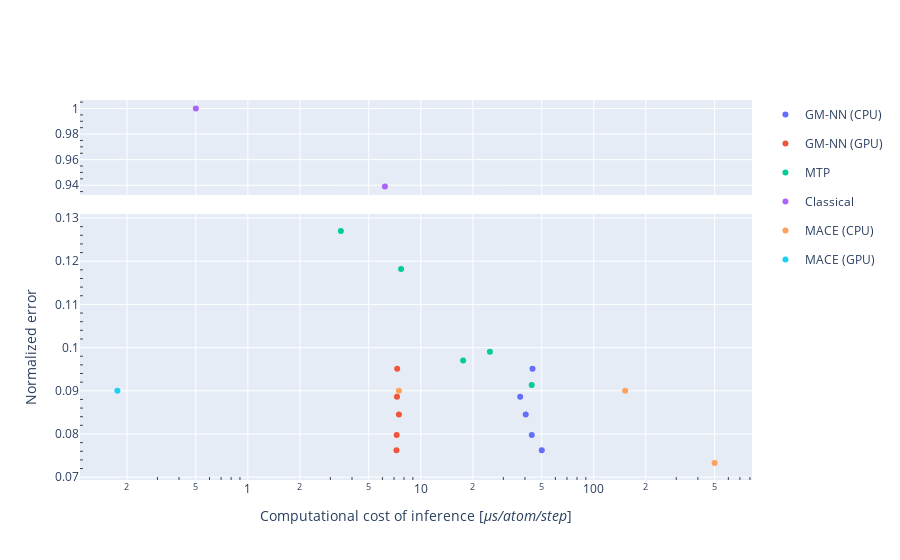

The notebook cell saved with this chart:
### Code cell
import plotly.graph_objects as go

layout = go.Layout(
    yaxis1=dict(domain=[0.,0.7]),
    yaxis2=dict(domain=[0.75,1])
)

# add assignment to y subplot
df['y axes']='y1'
df.loc[(df['Normalized error']>0.2),'y axes']='y2'

fig = go.Figure(data=[], layout=layout)

for kind in df['Type'].unique():
    subset=df.query('Type==@kind')
    fig.add_trace(go.Scatter(
        x=subset['Cost'],
        y=subset['Normalized error'],
        mode='markers',
        name=kind,
        hovertemplate="%{text}"+"<br>Computational cost: %{x} μs"+"<br>Normalized error: %{y}",
        text=subset['Model'],
        legendgroup=kind,
        yaxis=subset['y axes'].unique()[0],
    ),
    )
fig.update_xaxes(title_text='Computational cost of inference [<i>μs/atom/step</i>]',type="log",minor_ticks='inside')
fig.update_layout(yaxis1={'title':'Normalized error','minor_ticks':'inside'},yaxis2={'minor_ticks':'inside'},grid_yaxes=['y1']) #,'position':0

### Figure 1 — Plotly figure (JSON) as saved in the notebook; plotly's stock layout.template omitted (floating-point values rounded to 4 significant figures)
{"data": [{"hovertemplate": "%{text}<br>Computational cost: %{x} μs<br>Normalized error: %{y}", "legendgroup": "GM-NN (CPU)", "mode": "markers", "name": "GM-NN (CPU)", "text": ["593-512-512-1", "593-128-128-1", "593-32-32-1", "360-512-512-1", "910-512-512-1"], "type": "scatter", "x": [43.81, 40.42, 37.54, 44.25, 50.04], "y": [0.07977, 0.0845, 0.08864, 0.09512, 0.07621], "yaxis": "y"}, {"hovertemplate": "%{text}<br>Computational cost: %{x} μs<br>Normalized error: %{y}", "legendgroup": "GM-NN (GPU)", "mode": "markers", "name": "GM-NN (GPU)", "text": ["593-512-512-1", "593-128-128-1", "593-32-32-1", "360-512-512-1", "910-512-512-1"], "type": "scatter", "x": [7.25, 7.47, 7.28, 7.3, 7.23], "y": [0.07977, 0.0845, 0.08864, 0.09512, 0.07621], "yaxis": "y"}, {"hovertemplate": "%{text}<br>Computational cost: %{x} μs<br>Normalized error: %{y}", "legendgroup": "MTP", "mode": "markers", "name": "MTP", "text": ["lev16", "lev20", "lev24", "lev26", "lev28"], "type": "scatter", "x": [3.45, 7.69, 17.57, 25.1, 43.78], "y": [0.127, 0.1182, 0.09703, 0.09907, 0.09132], "yaxis": "y"}, {"hovertemplate": "%{text}<br>Computational cost: %{x} μs<br>Normalized error: %{y}", "legendgroup": "Classical", "mode": "markers", "name": "Classical", "text": ["EAM", "MEAM"], "type": "scatter", "x": [0.5, 6.2], "y": [1, 0.939], "yaxis": "y2"}, {"hovertemplate": "%{text}<br>Computational cost: %{x} μs<br>Normalized error: %{y}", "legendgroup": "MACE (CPU)", "mode": "markers", "name": "MACE (CPU)", "text": ["Reference", "Own work (LAMMPS)", "Own work (ASE)"], "type": "scatter", "x": [500, 151.9, 7.465], "y": [0.07329, 0.08998, 0.08998], "yaxis": "y"}, {"hovertemplate": "%{text}<br>Computational cost: %{x} μs<br>Normalized error: %{y}", "legendgroup": "MACE (GPU)", "mode": "markers", "name": "MACE (GPU)", "text": ["Own work (ASE)"], "type": "scatter", "x": [0.1759], "y": [0.08998], "yaxis": "y"}], "layout": {"grid": {"yaxes": ["y"]}, "xaxis": {"minor": {"ticks": "inside"}, "title": {"text": "Computational cost of inference [<i>μs/atom/step</i>]"}, "type": "log"}, "yaxis": {"domain": [0, 0.7], "minor": {"ticks": "inside"}, "title": {"text": "Normalized error"}}, "yaxis2": {"domain": [0.75, 1], "minor": {"ticks": "inside"}}}}
